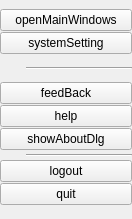
<?xml version="1.0" encoding="UTF-8"?>
<ui version="4.0">
 <class>SystemMenue</class>
 <widget class="QWidget" name="SystemMenue">
  <property name="geometry">
   <rect>
    <x>0</x>
    <y>0</y>
    <width>132</width>
    <height>219</height>
   </rect>
  </property>
  <property name="windowTitle">
   <string>SystemMenue</string>
  </property>
  <layout class="QHBoxLayout" name="horizontalLayout">
   <property name="spacing">
    <number>0</number>
   </property>
   <property name="leftMargin">
    <number>0</number>
   </property>
   <property name="topMargin">
    <number>0</number>
   </property>
   <property name="rightMargin">
    <number>0</number>
   </property>
   <property name="bottomMargin">
    <number>0</number>
   </property>
   <item>
    <widget class="QWidget" name="systemMenue_content" native="true">
     <layout class="QVBoxLayout" name="verticalLayout">
      <property name="spacing">
       <number>0</number>
      </property>
      <property name="leftMargin">
       <number>0</number>
      </property>
      <property name="topMargin">
       <number>8</number>
      </property>
      <property name="rightMargin">
       <number>0</number>
      </property>
      <property name="bottomMargin">
       <number>12</number>
      </property>
      <item>
       <widget class="QPushButton" name="openMainWindows_Btn">
        <property name="minimumSize">
         <size>
          <width>0</width>
          <height>22</height>
         </size>
        </property>
        <property name="maximumSize">
         <size>
          <width>16777215</width>
          <height>22</height>
         </size>
        </property>
        <property name="text">
         <string>openMainWindows</string>
        </property>
       </widget>
      </item>
      <item>
       <widget class="QPushButton" name="systemSetting_Btn">
        <property name="minimumSize">
         <size>
          <width>0</width>
          <height>22</height>
         </size>
        </property>
        <property name="maximumSize">
         <size>
          <width>16777215</width>
          <height>22</height>
         </size>
        </property>
        <property name="text">
         <string>systemSetting</string>
        </property>
       </widget>
      </item>
      <item>
       <layout class="QHBoxLayout" name="horizontalLayout_3">
        <property name="spacing">
         <number>0</number>
        </property>
        <property name="topMargin">
         <number>3</number>
        </property>
        <property name="bottomMargin">
         <number>3</number>
        </property>
        <item>
         <spacer name="horizontalSpacer_2">
          <property name="orientation">
           <enum>Qt::Horizontal</enum>
          </property>
          <property name="sizeType">
           <enum>QSizePolicy::Fixed</enum>
          </property>
          <property name="sizeHint" stdset="0">
           <size>
            <width>26</width>
            <height>20</height>
           </size>
          </property>
         </spacer>
        </item>
        <item>
         <widget class="Line" name="line_systemMenue_1">
          <property name="minimumSize">
           <size>
            <width>0</width>
            <height>2</height>
           </size>
          </property>
          <property name="maximumSize">
           <size>
            <width>16777215</width>
            <height>2</height>
           </size>
          </property>
          <property name="orientation">
           <enum>Qt::Horizontal</enum>
          </property>
         </widget>
        </item>
       </layout>
      </item>
      <item>
       <widget class="QPushButton" name="feedBack_Btn">
        <property name="minimumSize">
         <size>
          <width>0</width>
          <height>22</height>
         </size>
        </property>
        <property name="maximumSize">
         <size>
          <width>16777215</width>
          <height>22</height>
         </size>
        </property>
        <property name="text">
         <string>feedBack</string>
        </property>
       </widget>
      </item>
      <item>
       <widget class="QPushButton" name="help_Btn">
        <property name="minimumSize">
         <size>
          <width>0</width>
          <height>22</height>
         </size>
        </property>
        <property name="maximumSize">
         <size>
          <width>16777215</width>
          <height>22</height>
         </size>
        </property>
        <property name="text">
         <string>help</string>
        </property>
       </widget>
      </item>
      <item>
       <widget class="QPushButton" name="showAboutDlg_Btn">
        <property name="minimumSize">
         <size>
          <width>0</width>
          <height>22</height>
         </size>
        </property>
        <property name="maximumSize">
         <size>
          <width>16777215</width>
          <height>22</height>
         </size>
        </property>
        <property name="text">
         <string>showAboutDlg</string>
        </property>
       </widget>
      </item>
      <item>
       <layout class="QHBoxLayout" name="horizontalLayout_2">
        <property name="spacing">
         <number>0</number>
        </property>
        <property name="topMargin">
         <number>3</number>
        </property>
        <property name="bottomMargin">
         <number>3</number>
        </property>
        <item>
         <spacer name="horizontalSpacer">
          <property name="orientation">
           <enum>Qt::Horizontal</enum>
          </property>
          <property name="sizeType">
           <enum>QSizePolicy::Fixed</enum>
          </property>
          <property name="sizeHint" stdset="0">
           <size>
            <width>26</width>
            <height>1</height>
           </size>
          </property>
         </spacer>
        </item>
        <item>
         <widget class="Line" name="line_systemMenue_2">
          <property name="minimumSize">
           <size>
            <width>0</width>
            <height>2</height>
           </size>
          </property>
          <property name="maximumSize">
           <size>
            <width>16777215</width>
            <height>2</height>
           </size>
          </property>
          <property name="orientation">
           <enum>Qt::Horizontal</enum>
          </property>
         </widget>
        </item>
       </layout>
      </item>
      <item>
       <widget class="QPushButton" name="logout_Btn">
        <property name="minimumSize">
         <size>
          <width>0</width>
          <height>22</height>
         </size>
        </property>
        <property name="maximumSize">
         <size>
          <width>16777215</width>
          <height>22</height>
         </size>
        </property>
        <property name="text">
         <string>logout</string>
        </property>
       </widget>
      </item>
      <item>
       <widget class="QPushButton" name="quit_Btn">
        <property name="minimumSize">
         <size>
          <width>0</width>
          <height>22</height>
         </size>
        </property>
        <property name="maximumSize">
         <size>
          <width>16777215</width>
          <height>22</height>
         </size>
        </property>
        <property name="text">
         <string>quit</string>
        </property>
       </widget>
      </item>
     </layout>
    </widget>
   </item>
  </layout>
 </widget>
 <layoutdefault spacing="6" margin="11"/>
 <resources/>
 <connections/>
</ui>
